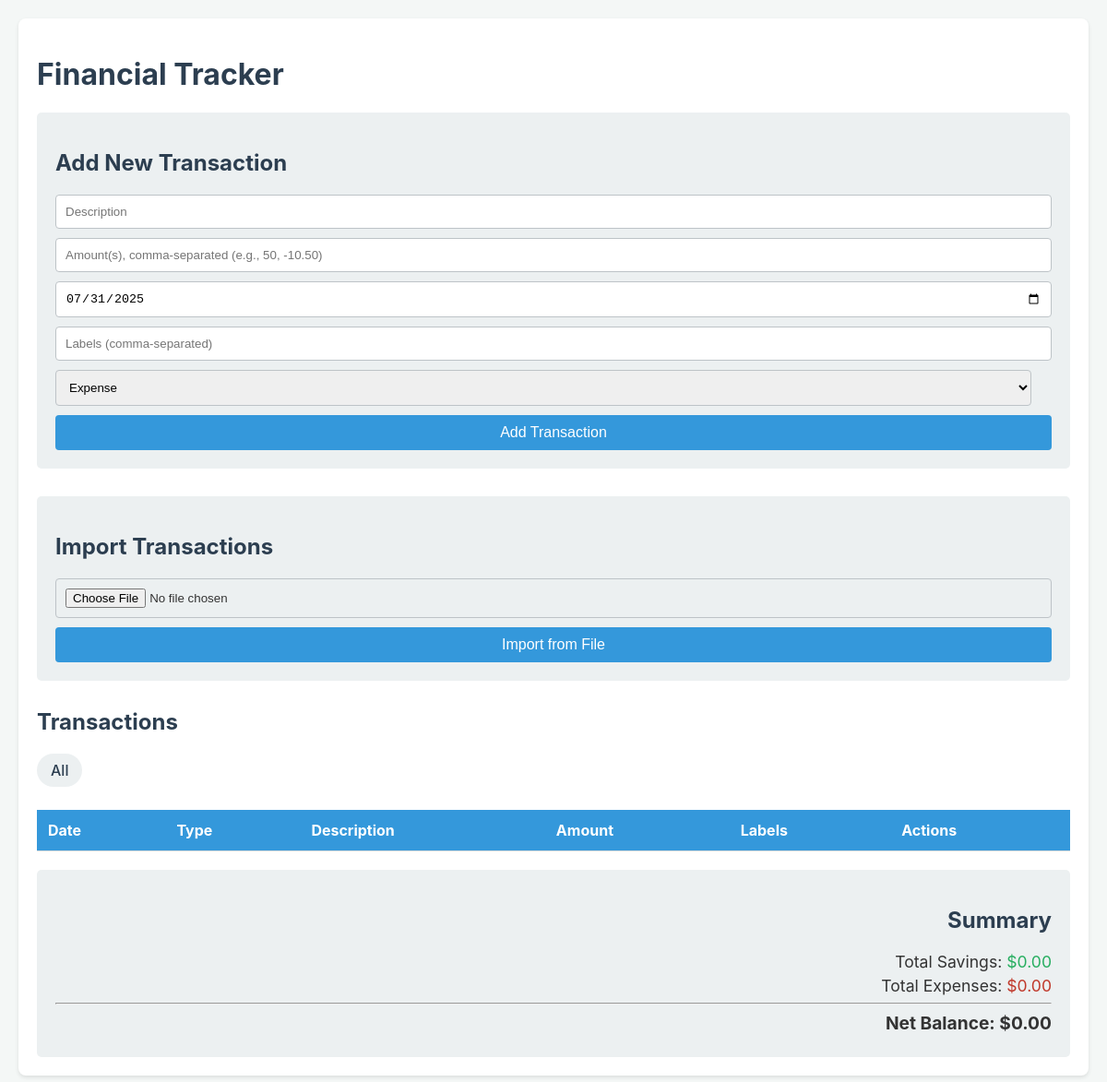
Page /?label=Groceries on the earlier database version.
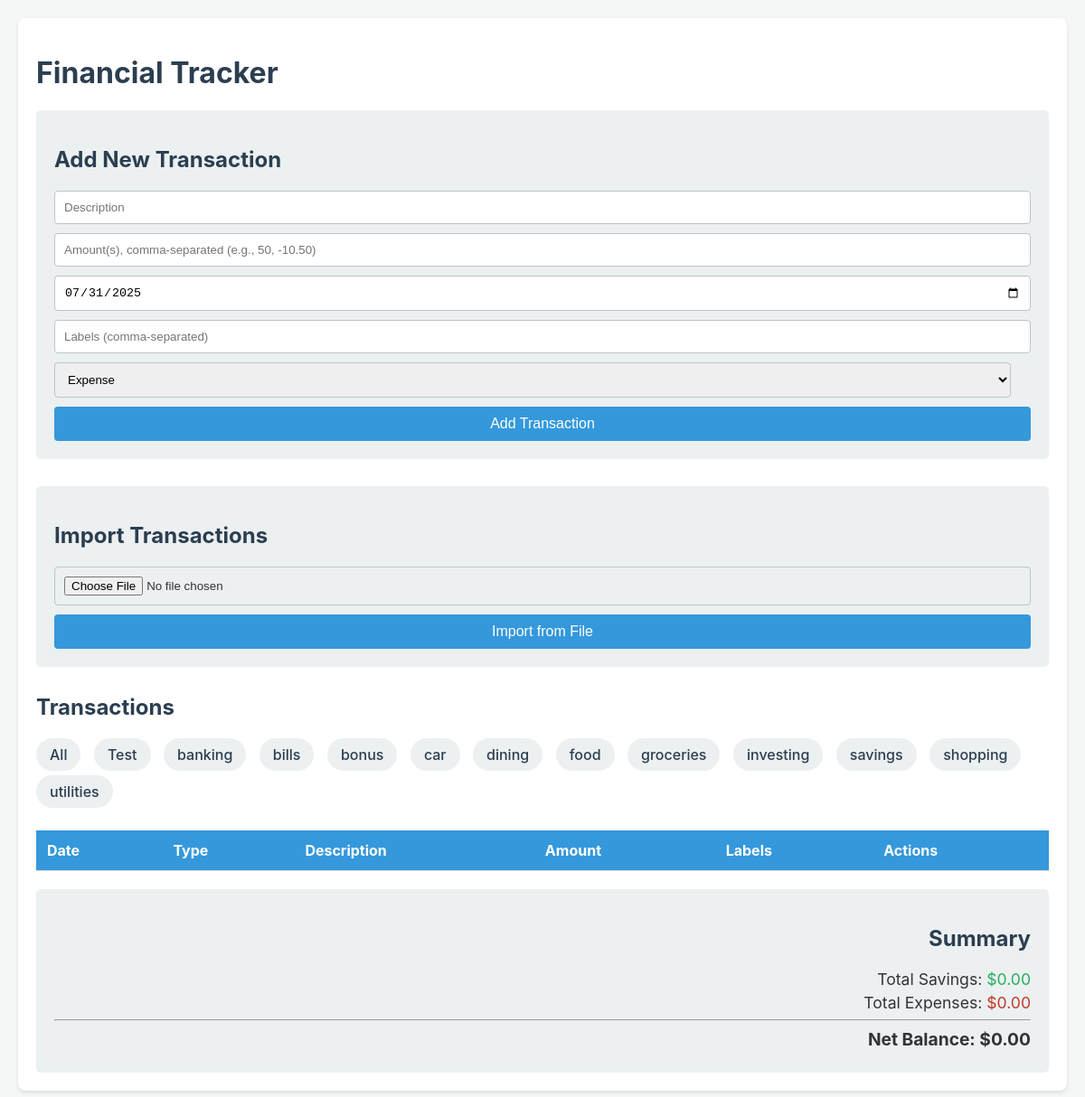
Same page on the later database version.
### tables this page shows
CREATE TABLE labels (
                id INTEGER PRIMARY KEY AUTOINCREMENT,
                name TEXT NOT NULL UNIQUE
            );

### app.py (the view)
@app.route('/')
def index():
    label_filter = request.args.get('label')
    transactions = get_transactions_db(label_filter=label_filter)
    labels = get_all_labels_db()
    total_savings = sum(t['amount'] for t in transactions if t['type'] == 'saving')
    total_expenses = sum(t['amount'] for t in transactions if t['type'] == 'expense')
    net_balance = total_savings - total_expenses
    totals = {
        'savings': total_savings,
        'expenses': total_expenses,
        'net': net_balance
    }
    today = datetime.date.today().isoformat()
    return render_template('index.html', transactions=transactions, totals=totals, today=today, labels=labels, selected_label=label_filter)

### app.py (called while the page is built)
def create_connection():
    conn = None
    try:
        conn = sqlite3.connect('finance.db', check_same_thread=False)
    except Error as e:
        print(e)
    return conn

def get_all_labels_db():
    conn = create_connection()
    try:
        conn.row_factory = sqlite3.Row
        cur = conn.cursor()
        cur.execute("SELECT id, name FROM labels ORDER BY name")
        rows = cur.fetchall()
        return rows
    except Error as e:
        print(f"Failed to retrieve labels: {e}")
        return []
    finally:
        if conn:
            conn.close()

### templates/index.html (shortened to what this page needs)
<!DOCTYPE html>
<html lang="en">
<head>
</head>
<body>
    <div class="container">
        <h1>Financial Tracker</h1>
        <form action="/add" method="post">
            <h2>Add New Transaction</h2>
            <input type="text" name="description" placeholder="Description" required>
            <input type="text" name="amount" placeholder="Amount(s), comma-separated (e.g., 50, -10.50)" required>
            <input type="date" name="transaction_date" value="{{ today }}">
            <input type="text" name="labels" placeholder="Labels (comma-separated)">
            <select name="type">
                <option value="expense">Expense</option>
            </select>
            <button type="submit">Add Transaction</button>
        </form>
        <form action="/import" method="post" enctype="multipart/form-data">
            <h2>Import Transactions</h2>
            <input type="file" name="file" accept=".json,.csv" required>
            <button type="submit">Import from File</button>
        </form>
        <h2>Transactions</h2>
        <div class="filter-container">
            <a href="{{ url_for('index') }}" class="{{ 'active' if not selected_label else '' }}">All</a>
            {% for label in labels %}
            <a href="{{ url_for('index', label=label.name) }}" class="{{ 'active' if selected_label == label.name else '' }}">{{ label.name }}</a>
            {% endfor %}
        </div>
        <table>
            <thead>
                <tr>
                    <th>Date</th>
                    <th>Type</th>
                    <th>Description</th>
                    <th>Amount</th>
                    <th>Labels</th>
                    <th>Actions</th>
                </tr>
            </thead>
        </table>
        <div class="summary">
            <h2>Summary</h2>
            <p>Total Savings: <span class="saving">${{ "%.2f"|format(totals.savings) }}</span></p>
            <p>Total Expenses: <span class="expense">${{ "%.2f"|format(totals.expenses) }}</span></p>
            <hr>
            <p class="net-balance">Net Balance: <span>${{ "%.2f"|format(totals.net) }}</span></p>
        </div>
    </div>
</body>
</html>

### templates/index.html (style rules this page uses)
body { font-family: -apple-system, BlinkMacSystemFont, "Segoe UI", Roboto, "Helvetica Neue", Arial, sans-serif; background-color: #f4f7f6; color: #333; margin: 0; padding: 20px; }
.container { max-width: 1300px; margin: auto; background: #fff; padding: 20px; border-radius: 8px; box-shadow: 0 2px 4px rgba(0,0,0,0.1); }
h1, h2 { color: #2c3e50; }
form { margin-bottom: 30px; padding: 20px; background-color: #ecf0f1; border-radius: 5px; }
form input, form select { width: calc(100% - 22px); padding: 10px; margin-bottom: 10px; border: 1px solid #bdc3c7; border-radius: 4px; }
form button { width: 100%; padding: 10px; border: none; background-color: #3498db; color: white; font-size: 16px; border-radius: 4px; cursor: pointer; }
table { width: 100%; border-collapse: collapse; margin-bottom: 20px; }
th, td { text-align: left; padding: 12px; border-bottom: 1px solid #ddd; }
th { background-color: #3498db; color: white; }
.expense { color: #c0392b; }
.saving { color: #27ae60; }
.summary { padding: 20px; background: #ecf0f1; border-radius: 5px; text-align: right; }
.summary p { margin: 5px 0; font-size: 1.1em; }
.summary .net-balance { font-weight: bold; font-size: 1.2em; }
.filter-container { margin-bottom: 20px; }
.filter-container a { text-decoration: none; padding: 8px 15px; margin-right: 10px; border-radius: 20px; background-color: #ecf0f1; color: #2c3e50; font-weight: 500; display: inline-block; margin-bottom: 5px; }

Differences in the rows shown:
added labels: name "Test"
added labels: name "banking"
added labels: name "bills"
added labels: name "bonus"
added labels: name "car"
added labels: name "dining"
added labels: name "food"
added labels: name "groceries"
added labels: name "investing"
added labels: name "savings"
added labels: name "shopping"
added labels: name "utilities"
